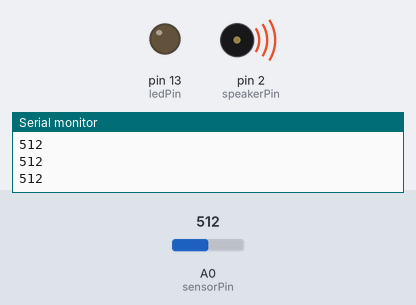
Recording of a sketch running on a simulated Arduino Uno, built with avr-gcc and run on an emulated ATmega328P. Shown: output pins drawn as LEDs (lit = HIGH), buzzer (waves = sounding, pin HIGH), the last lines printed to the serial monitor. Inputs (shaded band) come from the test bench; at power-on: A0 (sensorPin) = 512.

Above: at 1.2 s.
1.3 s: A0 (sensorPin) set to 583
2.8 s: A0 (sensorPin) set to 616
At 3.5 s:
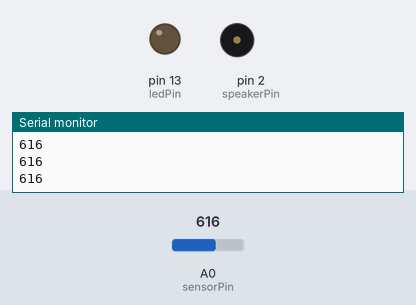
4.3 s: A0 (sensorPin) set to 590
At 5.5 s:
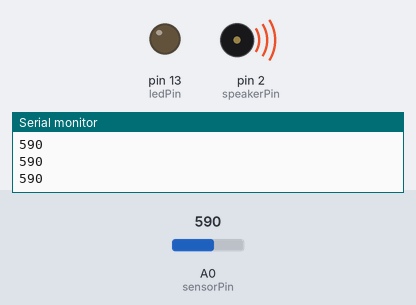
5.8 s: A0 (sensorPin) set to 610
At 7.0 s:
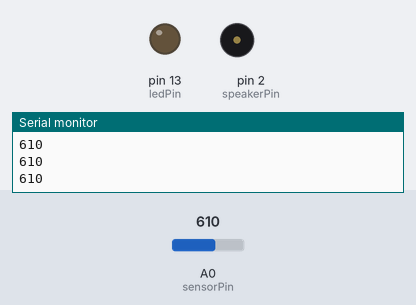
Timing chart, 0 to 8.3 s (numbered marks = the images above; inputs shaded):
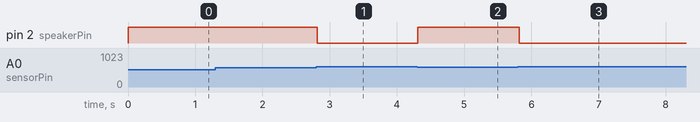

The sketch:

Back_Posture_Monitor.ino
```cpp
//Created by: Majd Masoud, Siddarth Surana, Ryan Tang, Stanley Wong
//HackPrinceton 2018 Hardware Project
//Vertalign back project
//Code for light detection switch
int sensorValue = 0;
int sensorPin = A0;
int ledPin = 13;
int speakerPin = 2;
void setup() {

  pinMode(ledPin, OUTPUT);
  pinMode(speakerPin, OUTPUT);
  Serial.begin(9600);
}

void loop() {
  // main code detect light from photoresistor
  sensorValue = analogRead(sensorPin);
  Serial.println(sensorValue, DEC);
  if (sensorValue < 600) {
    digitalWrite(speakerPin, HIGH);
    delay(50);
  } else {
    digitalWrite(speakerPin, LOW);
  }
}
```

Measured:
- the behaviour switches between 599 and 600 on A0 (sensorPin) (found by bisection; images 0 and 1)
- after the input at 2.8 s, pin 2 (speakerPin): HIGH → LOW at once
- after the input at 4.3 s, pin 2 (speakerPin): LOW → HIGH at once
- after the input at 5.8 s, pin 2 (speakerPin): HIGH → LOW at once
